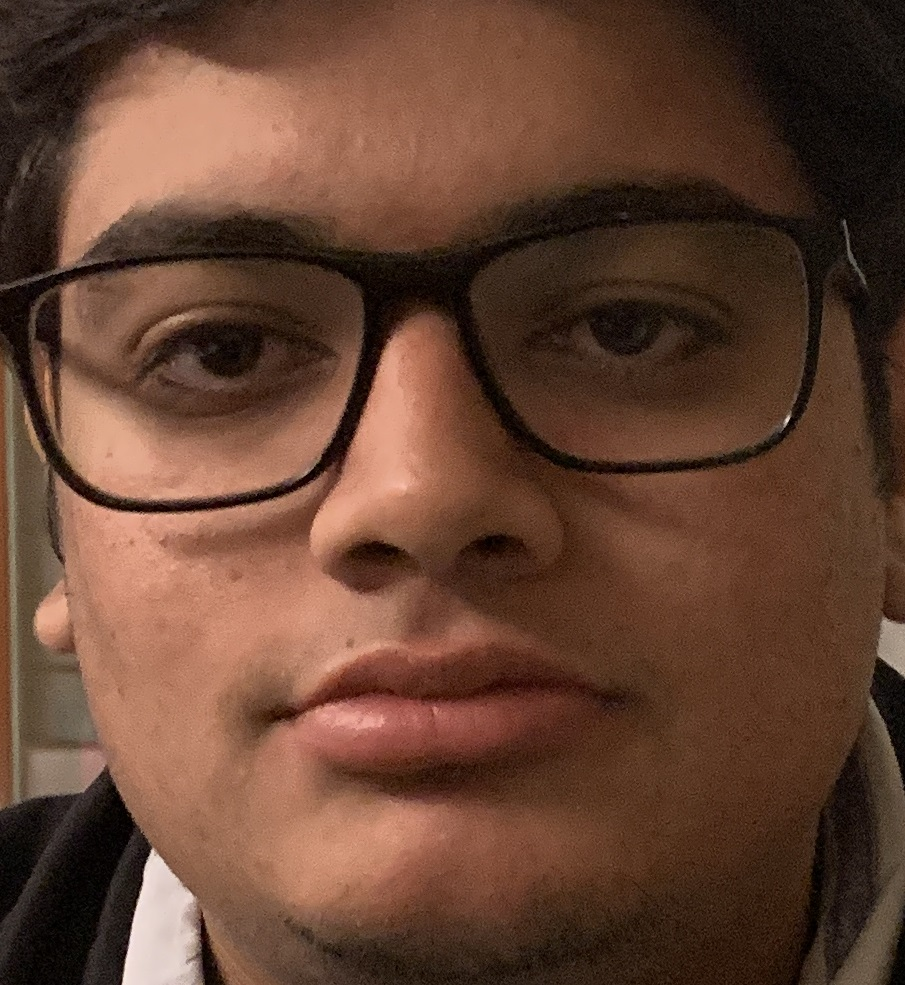
#> input picture data/1.JPG, 905 x 985 px; its folder holds only this picture in this run
$ python -i utils.py   (imports and definitions only)
#> lines starting #> are read from the running program, lines starting #| are printed output that depends on the picture
#> further down, picture is the input picture: shape (985, 905, 3); mean B, G, R 50.6, 67.1, 100.9
import datetime
import cv2, numpy as np
from os import listdir
from os.path import isfile, isdir, join
from annoy import AnnoyIndex
from time import time


# [82 lines left out: functions write_data, read_data, get_data, load_images, draw_predictions, not called in this run]


def reduce_glare(image):
    clahe = cv2.createCLAHE(clipLimit=2.0, tileGridSize=(8,8))
    gray = cv2.cvtColor(image, cv2.COLOR_BGR2GRAY)
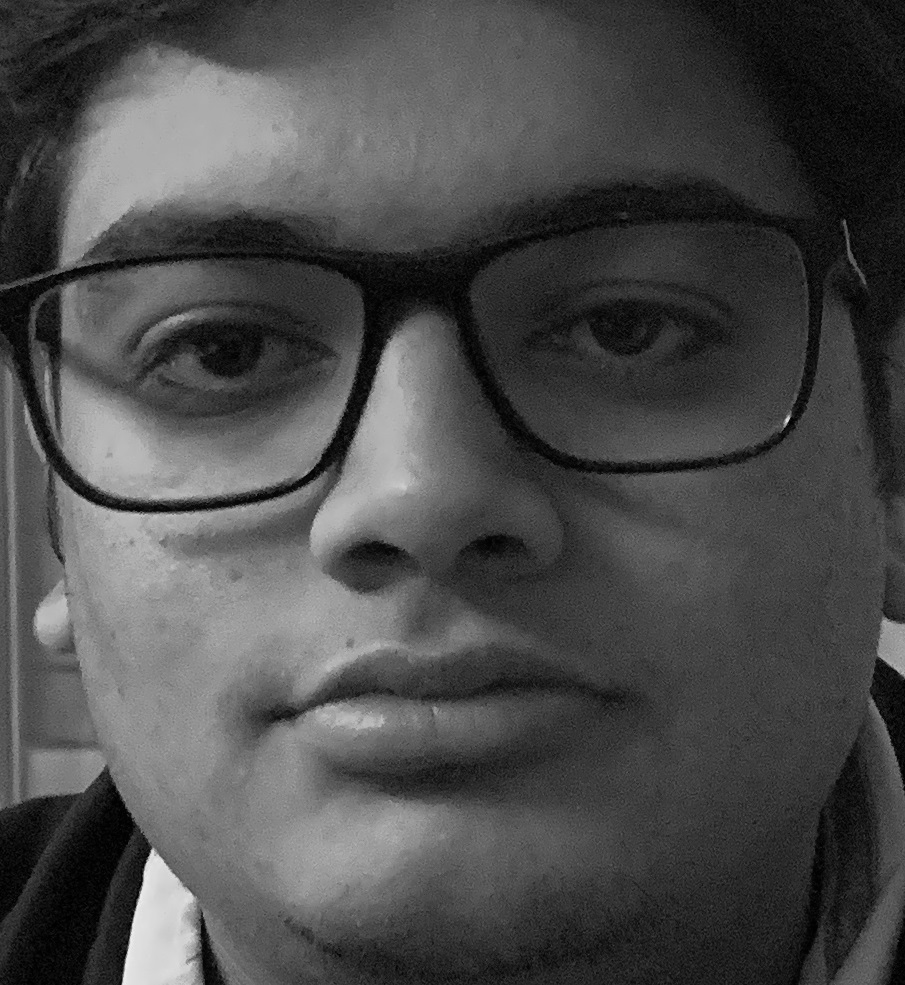
#> gray: shape (985, 905); min 0, max 243, mean 75.3
    out = clahe.apply(gray)
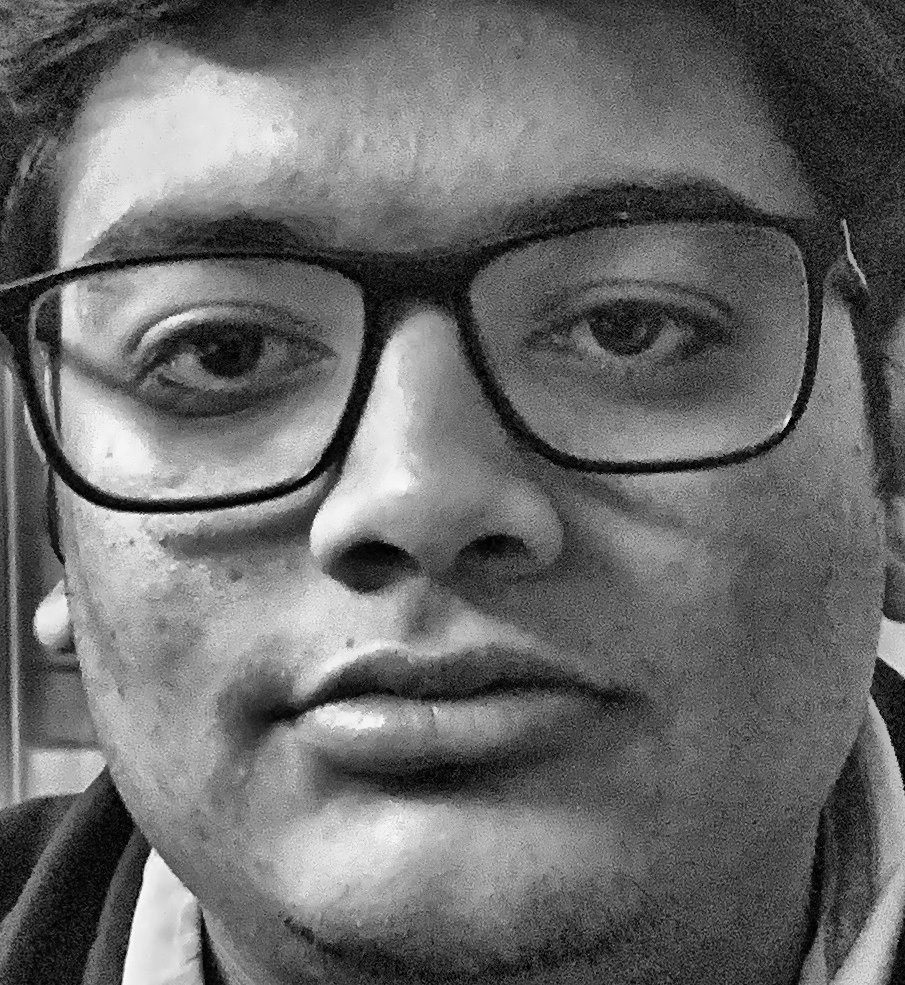
#> out: shape (985, 905); min 0, max 250, mean 106.1
    image = cv2.cvtColor(out, cv2.COLOR_GRAY2BGR)
    return image


# [12 lines left out: function getNumberOfCameras, not called in this run]


def getDistance(n1, n2):
    return np.linalg.norm(n1-n2)


# [7 lines of commented-out code are left out]

# [24 lines left out: function getPrediction, not called in this run]


def convertMilSeconds(n):
    return str(datetime.timedelta(milliseconds = n))


# [10 lines left out: function writeVideo, not called in this run]

>>> import cv2
>>> picture = cv2.imread('data/1.JPG')
>>> result = reduce_glare(picture)

$ run again, on data/2.JPG
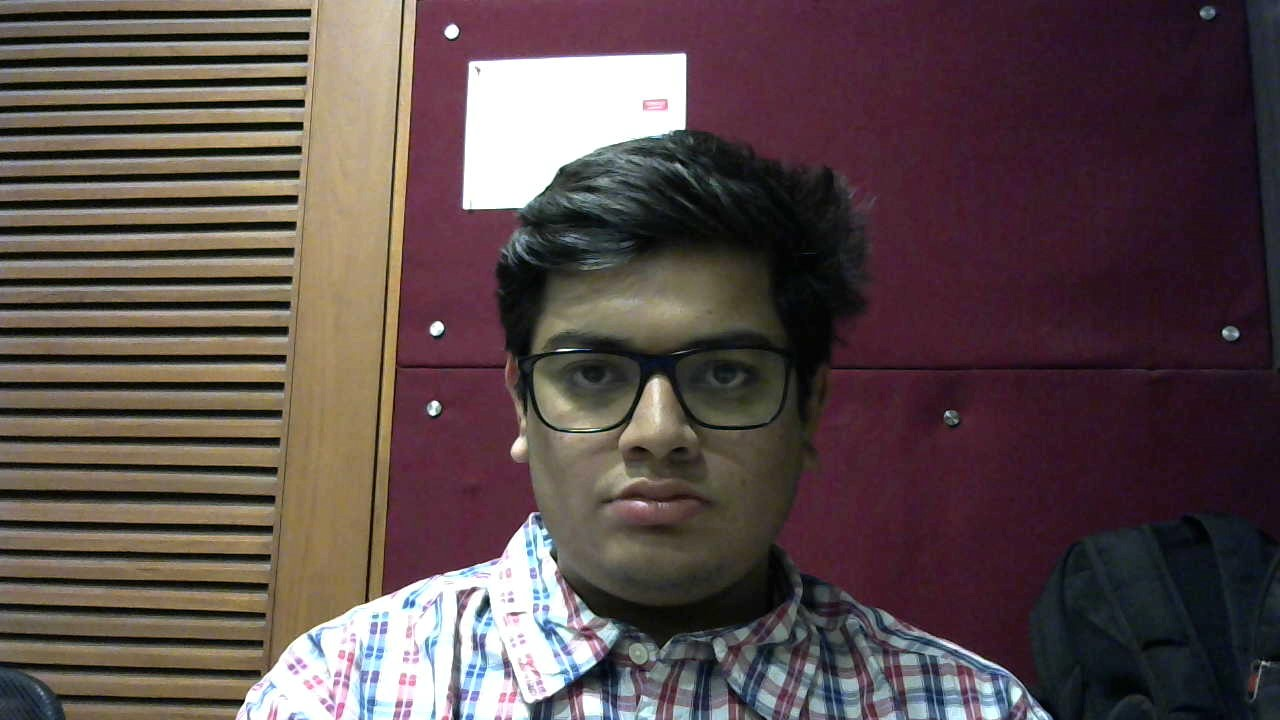
#> input picture data/2.JPG, 1280 x 720 px
#> picture is the input picture: shape (720, 1280, 3); mean B, G, R 74.2, 74.6, 90.2
#> in reduce_glare, `gray = cv2.cvtColor(image, cv2.COLOR_BGR2GRAY)`:
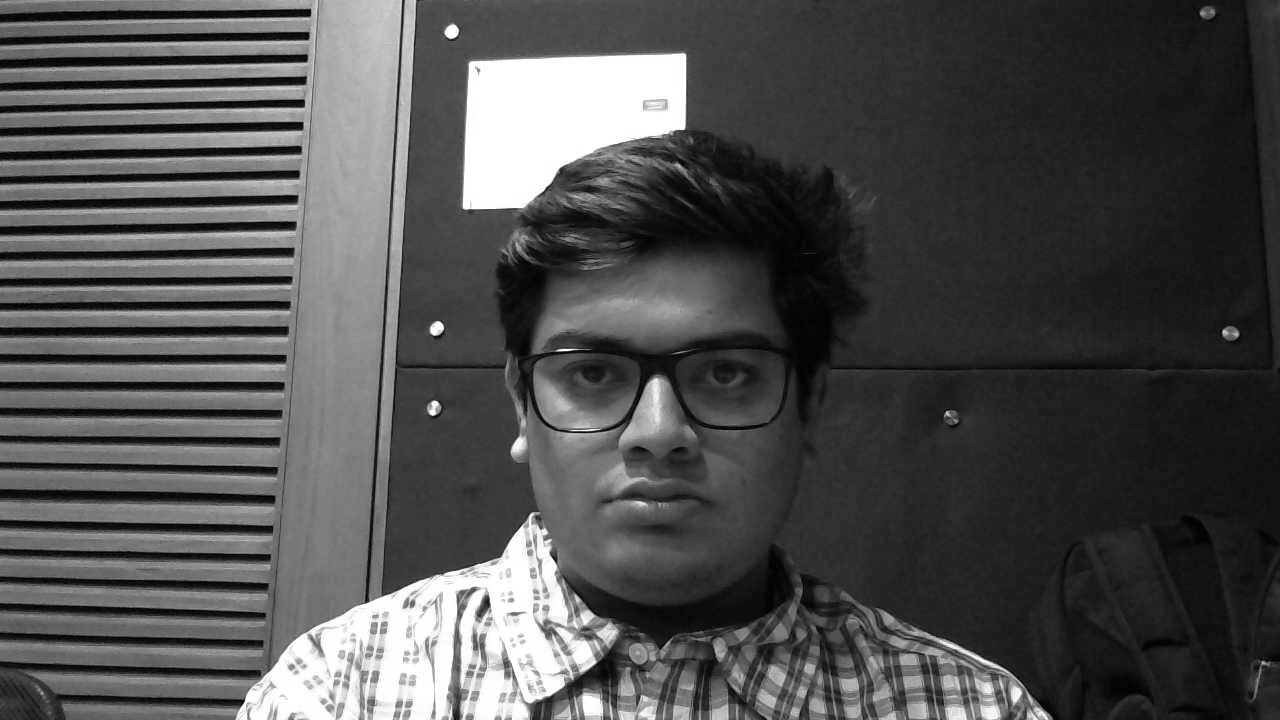
#> gray: shape (720, 1280); min 0, max 255, mean 79.2
#> in reduce_glare, `out = clahe.apply(gray)`:
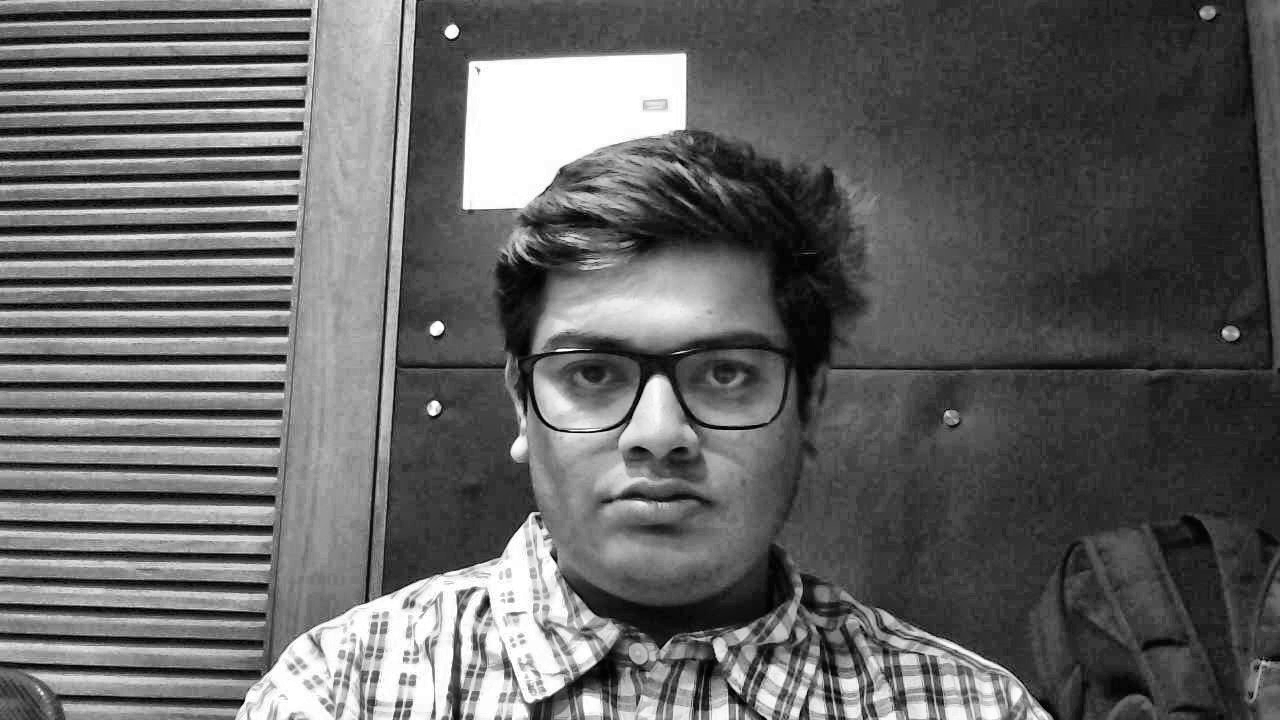
#> out: shape (720, 1280); min 0, max 255, mean 99.5
